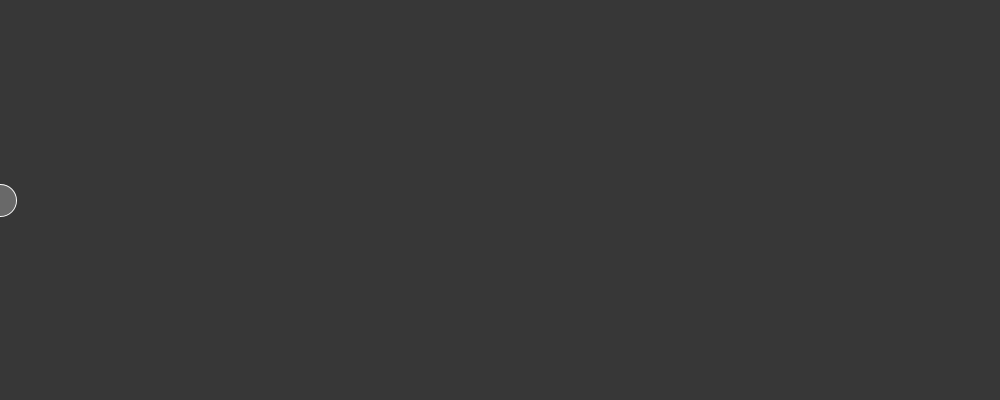
Frame 1 (no input)
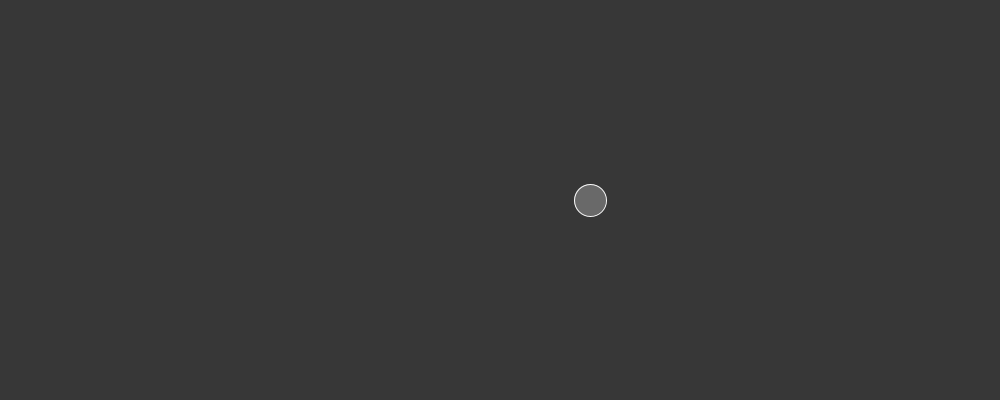
Frame 60 (the mouse pressed at the canvas centre just before this capture)
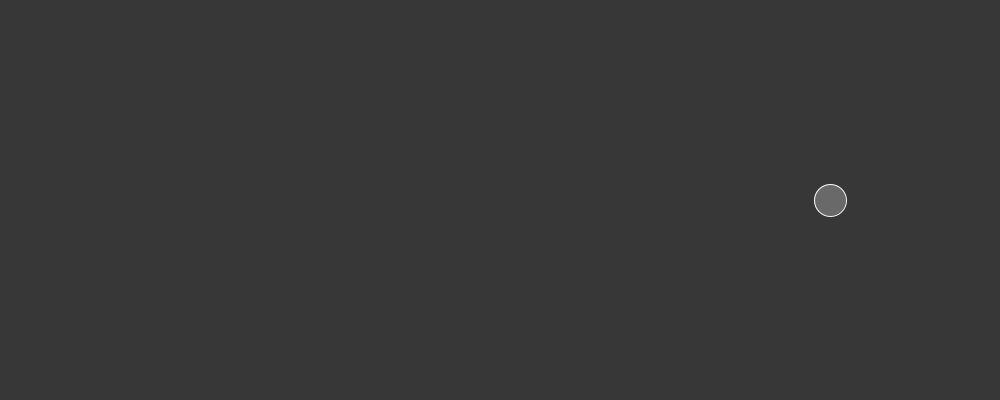
Frame 120 (the mouse held since frame 60 and released just before this capture)

The Processing sketch that drew these frames (run headless with seeded random() and noise(); from frame 60 on, the mouse is pressed at the canvas centre):

// Processing sketch: Hoppebold
// ── Hoppebold.pde

float circleX;
float xspeed = 10;

void setup() {
  size(1000, 400);
  circleX=0;
}

void draw() {
  background(55);
  fill(105);
  stroke(250);
  ellipse(circleX, height/2, 32, 32);
  
  circleX = circleX + xspeed;
  
  if(circleX > width || circleX <0){
    // turn around!
    xspeed = xspeed * -1;
}
} 
